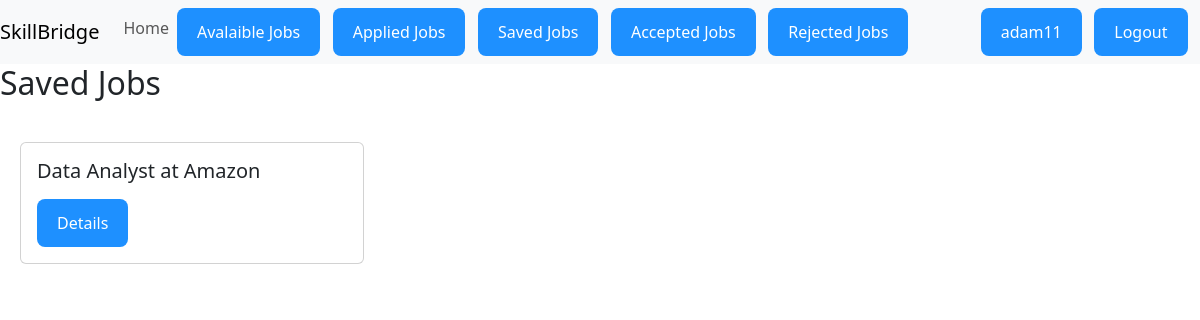
Screenshot of /jobs/saved-jobs/ (signed in) with the database file from the repository.
### accounts/models.py (models this page shows, shortened)
class User(AbstractUser):
    name = models.CharField(max_length=70)
    contact = models.CharField(max_length=15)
    user_type = models.CharField(max_length=1,choices = (
        ('E',"Employeer"),
        ('J',"Job-Seeker"),
    ))
    profession = models.CharField(max_length=50)
    profile_photo = models.ImageField(upload_to='pfps/', height_field=None, width_field=None, max_length=None,null=True,blank=True)
    resume = models.FileField(upload_to='resumes/', max_length=100,null=True,blank=True)
    industry =  models.CharField(max_length=50 , null=True, blank = True, choices=(
        ('healthcare', 'Healthcare & Medical'),
        ('it', 'Information Technology & Software'),
        ('education', 'Education & Training'),
        ('finance', 'Finance & Accounting'),
        ('sales', 'Sales & Marketing'),
        ('engineering', 'Engineering & Manufacturing'),
        ('hospitality', 'Hospitality & Tourism'),
        ('transport', 'Transportation & Logistics'),
        ('legal', 'Legal & Compliance'),
        ('arts', 'Arts, Media & Design'),
        ('other','Other')
        ))

class Company(models.Model):
    employer =models.ForeignKey(User,on_delete=models.CASCADE)
    company_logo = models.ImageField(upload_to='logos/', height_field=None, width_field=None, max_length=None,null=True,blank=True)
    company_name = models.CharField(max_length=22,null=True,blank=True)
    company_web = models.URLField(max_length=200,null=True,blank=True)
    company_description = models.TextField(null=True,blank=True)
    company_industry =  models.CharField(max_length=50 , null=True, blank = True, choices=(
        ('healthcare', 'Healthcare & Medical'),
        ('it', 'Information Technology & Software'),
        ('education', 'Education & Training'),
        ('finance', 'Finance & Accounting'),
        ('sales', 'Sales & Marketing'),
        ('engineering', 'Engineering & Manufacturing'),
        ('hospitality', 'Hospitality & Tourism'),
        ('transport', 'Transportation & Logistics'),
        ('legal', 'Legal & Compliance'),
        ('arts', 'Arts, Media & Design'),
        ('other','Other')
        ))

### jobs/models.py (models this page shows, shortened)
class SavedJob(models.Model):
    job = models.ForeignKey(JobPost, on_delete=models.CASCADE)
    seeker = models.ForeignKey("accounts.User", on_delete=models.CASCADE)
    saved_on = models.DateTimeField(auto_now_add=True)
    class Meta:
        unique_together = ('job', 'seeker')

class JobPost(models.Model):
    employer = models.ForeignKey("accounts.User", on_delete=models.CASCADE)
    company = models.ForeignKey('accounts.Company', on_delete=models.CASCADE)
    job_title = models.CharField(max_length=100)
    job_description = models.TextField()
    location = models.CharField(max_length=100)
    salary = models.CharField(max_length=50)
    job_type = models.CharField(max_length=50, choices=(
        ('Full-Time', 'Full-Time'),
        ('Part-Time', 'Part-Time'),
        ('Other', 'Other'),
    ))
    job_category = models.CharField(max_length=50 ,default = "other", choices=(
        ('healthcare', 'Healthcare & Medical'),
        ('it', 'Information Technology & Software'),
        ('education', 'Education & Training'),
        ('finance', 'Finance & Accounting'),
        ('sales', 'Sales & Marketing'),
        ('engineering', 'Engineering & Manufacturing'),
        ('hospitality', 'Hospitality & Tourism'),
        ('transport', 'Transportation & Logistics'),
        ('legal', 'Legal & Compliance'),
        ('arts', 'Arts, Media & Design'),
        ('other','Other')
        ))
    posted_on = models.DateTimeField(auto_now_add=True)
    deadline = models.DateField(auto_now=False, auto_now_add=False,default='YYYY-MM-DD')

### jobs/views.py (the view)
# urls.py: path('saved-jobs/', views.saved_jobs, name='saved_jobs'),
@login_required
def saved_jobs(request):
    saved = SavedJob.objects.filter(seeker=request.user)
    return render(request, 'jobs/saved_jobs.html', {'saved': saved})

### jobs/templates/jobs/saved_jobs.html (shortened to what this page needs)
{% extends "base.html" %}
{% block main %}
<h2>Saved Jobs</h2>
<div class="row">
    {% for job in saved %}
  <div class="col-sm-4" style="padding: 16px;justify-content: space-around;">
      <div class="card" style="margin: 16px;">
      <div class="card-body">
        <h5 class="card-title">{{job.job.job_title}} at {{job.job.company.company_name}}</h5>
        <a href="{% url 'job_details' job.id %}" class="btn btn-primary">Details</a>
      </div>
    </div>
</div>
{% empty%}
<h4>You have no saved jobs</h4>
{% endfor %}
</div>
{% endblock main %}

### templates/base.html (shortened to what this page needs)
<!doctype html>
<html lang="en">
    <head>
        <link
            href="https://cdn.jsdelivr.net/npm/bootstrap@5.3.2/dist/css/bootstrap.min.css"
            rel="stylesheet"
        />
    </head>
    <body>
        <header>
             <nav class="navbar navbar-expand-md navbar-light bg-light">
                <a class="navbar-brand" href="#">SkillBridge</a>
                <div class="collapse navbar-collapse" id="collapsibleNavId">
                    <ul class="navbar-nav mr-auto mt-2 mt-lg-0">
                        {% if request.user.is_authenticated %}
                        <li class="nav-item active">
                            <a class="nav-link" href="{%   url "home" %}">Home </a>
                        </li>
                        {% endif %}
                        {% if request.user.user_type == 'J' %}
                        <li class="nav-item">
                            <a class="btn btn-primary" href="{% url 'job_list'%}"> Avalaible Jobs </a>
                        </li>
                        {% endif %}
                        {% if request.user.user_type == 'J' %}
                        <li class="nav-item">
                            <a class="btn btn-primary" href="{% url 'applied_jobs'%}"> Applied Jobs </a>
                        </li>
                        {% endif %}
                        {% if request.user.user_type == 'J' %}
                        <li class="nav-item">
                            <a class="btn btn-primary" href="{% url 'saved_jobs' %}"> Saved Jobs </a>
                        </li>
                        <li class="nav-item">
                            <a class="btn btn-primary" href="{% url 'accepted_jobs' %}"> Accepted Jobs </a>
                        </li>
                        <li class="nav-item">
                            <a class="btn btn-primary" href="{% url 'rejected_jobs' %}"> Rejected Jobs </a>
                        </li>
                        {% endif %}
                        </ul>
                    </div>
                                {% if request.user.is_authenticated%}
                                    <a href="{% url "profile" request.user.id %}" class="btn btn-primary">{{request.user.username}}</a>
                                    <a class="btn btn-warning" href="{% url "logout" %}">Logout</a>
                                {% endif %}
             </nav>
        </header>
        <main>
            {% block main %}
            {% endblock main %}
        </main>
    </body>
</html>

### templates/base.html (style rules this page uses)
.btn { background: #1E90FF; color: #FFFFFF; padding: 12px 20px; border: none; border-radius: 8px; max-width:200px; }

### rows the page displays
User: user.username "adam11"
SavedJob: job.job_title "Data Analyst", job.company.company_name "Amazon"
